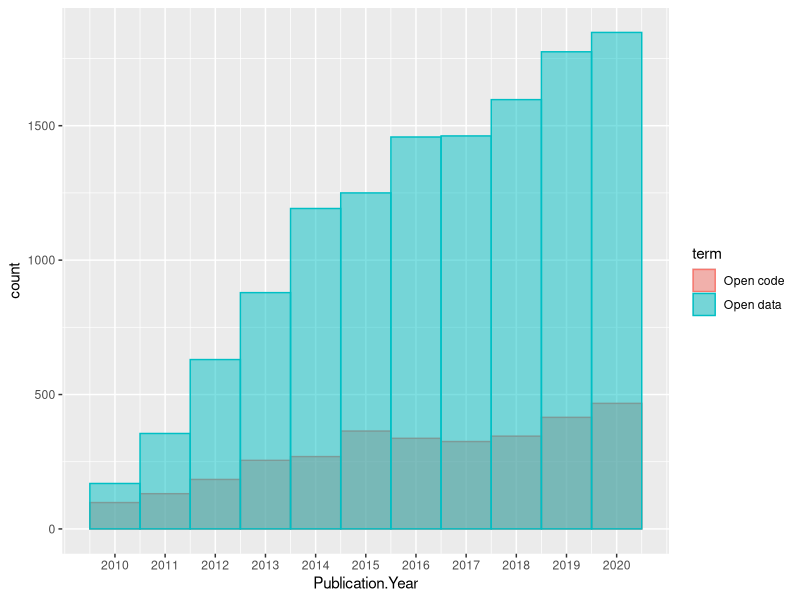

R code for this plot:
library(ggplot2)
library(dplyr)
library(scales)
oc<-read.csv("opencode.csv")
od<-read.csv("opendata.csv")
oc$term<-"Open code"
od$term<-"Open data"
rbind(oc,od) %>% dplyr::filter(!is.na(Publication.Year)) %>% dplyr::filter(Publication.Year>=2010) %>% dplyr::filter(Publication.Year<=2020) -> o
ggplot(o, aes(x=Publication.Year, fill=term,color=term)) +
  geom_histogram(alpha=0.5, position="identity",binwidth = 1) +
  scale_x_continuous(breaks = seq(2010,2020))
